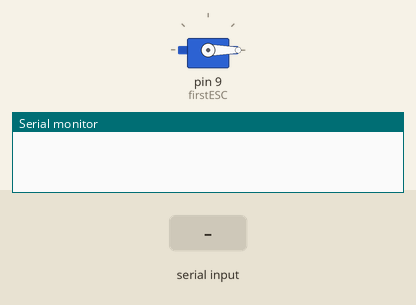
The sketch below on a simulated Arduino Uno, built with avr-gcc and run on an emulated ATmega328P. On the bench: servo, the last lines printed to the serial monitor. The test bench sets the inputs (shaded band).

Above: at 1.2 s.
1.3 s: "90,45\n" received over Serial
At 1.8 s:
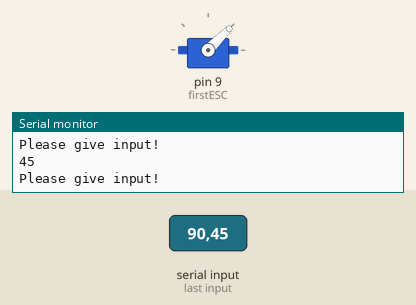
3.8 s: "30,150\n" received over Serial
At 4.6 s:
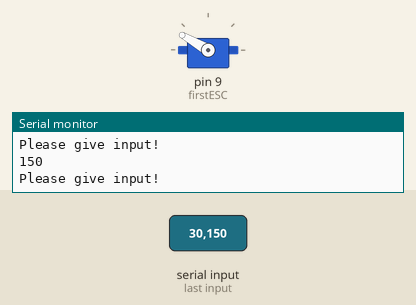
6.3 s: "200\n" received over Serial
At 6.7 s:
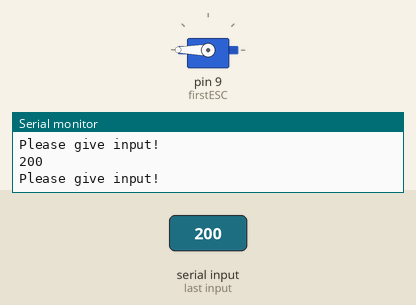
Timing chart, 0 to 9.3 s (numbered marks = the images above; inputs shaded):
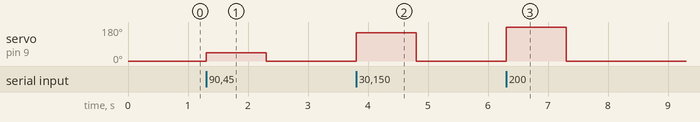

The sketch:

motortesting.ino
```cpp
/*#include <Servo.h>

#define MAX_SIGNAL 2000
#define MIN_SIGNAL 700
#define MOTOR_PIN 9

Servo motor;

void setup() {
  Serial.begin(9600);
  Serial.println("Program begin...");
  Serial.println("This program will calibrate the ESC.");

  motor.attach(MOTOR_PIN);

  Serial.println("Now writing maximum output.");
  Serial.println("Turn on power source, then wait 2 seconds and press any key.");
  motor.writeMicroseconds(MAX_SIGNAL);

  // Wait for input
  while (!Serial.available());
  Serial.read();

  // Send min output
  Serial.println("Sending minimum output");
  motor.writeMicroseconds(MIN_SIGNAL);

}


void loop() {
  // put your main code here, to run repeatedly:

}*/

/*
Coded by Marjan Olesch
Sketch from Insctructables.com
Open source - do what you want with this code!
*/
#include <Servo.h>

//Changing this to a double does nothing for precision.
int value = 0; // set values you need to zero

Servo firstESC; //Create as much as Servoobject you want. You can controll 2 or more Servos at the same time

void setup() {

  firstESC.attach(9);    // attached to pin 9 I just do this with 1 Servo
  Serial.begin(9600);    // start serial at 9600 baud

}

void loop() {

//First connect your ESC WITHOUT Arming. Then Open Serial and follo Instructions
//Neutral value is between 84 and 92 degrees. Anything above or below that will cause motor to turn.
//Neutal value in Microseconds is between 1474 and 1533
  firstESC.write(value);

  if(Serial.available())
  {
    Serial.println("Please give input!");
    value = Serial.parseInt();    // Parse an Integer from Serial
    Serial.println(value);
  }
  /*firstESC.write(92);
  delay(1000);
  firstESC.write(150);
  delay(20);
  firstESC.write(80);
  delay(1000);*/


}
```

Measured:
- after the input at 1.3 s, servo on pin 9 (firstESC): 0° → 45° at once, → 0° 1.0 s later
- after the input at 3.8 s, servo on pin 9 (firstESC): 0° → 150° at once, → 0° 1.0 s later
- after the input at 6.3 s, servo on pin 9 (firstESC): 0° → 180° at once, → 0° 1.0 s later
